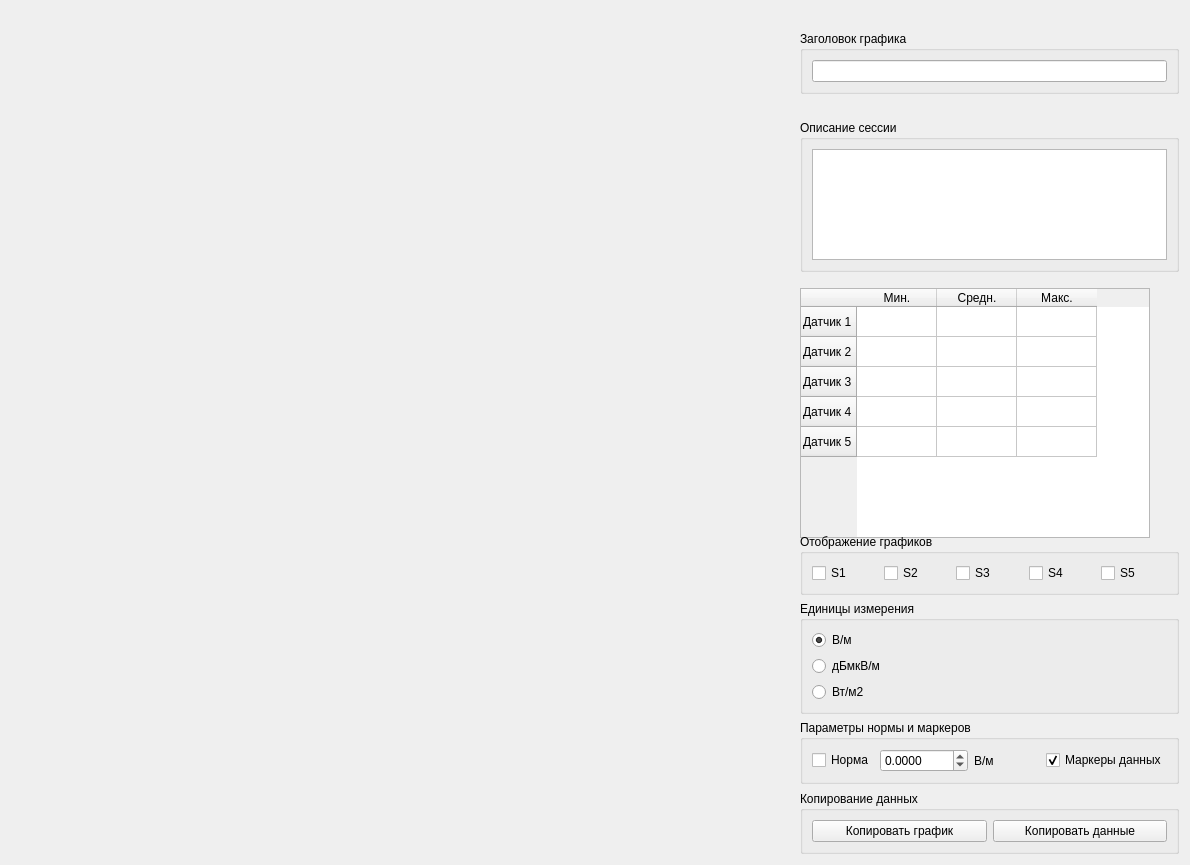
<?xml version="1.0" encoding="UTF-8"?>
<ui version="4.0">
 <class>session_viewer</class>
 <widget class="QWidget" name="session_viewer">
  <property name="geometry">
   <rect>
    <x>0</x>
    <y>0</y>
    <width>1190</width>
    <height>865</height>
   </rect>
  </property>
  <property name="windowTitle">
   <string>Form</string>
  </property>
  <layout class="QHBoxLayout" name="horizontalLayout_3">
   <item>
    <layout class="QVBoxLayout" name="viewer_vertical_layout">
     <item>
      <widget class="CustomPlot" name="viewer_custom_plot" native="true">
       <property name="sizePolicy">
        <sizepolicy hsizetype="Expanding" vsizetype="Preferred">
         <horstretch>0</horstretch>
         <verstretch>0</verstretch>
        </sizepolicy>
       </property>
      </widget>
     </item>
    </layout>
   </item>
   <item>
    <layout class="QVBoxLayout" name="verticalLayout_6">
     <item>
      <layout class="QVBoxLayout" name="verticalLayout_5">
       <item>
        <spacer name="verticalSpacer_2">
         <property name="orientation">
          <enum>Qt::Vertical</enum>
         </property>
         <property name="sizeHint" stdset="0">
          <size>
           <width>20</width>
           <height>40</height>
          </size>
         </property>
        </spacer>
       </item>
       <item>
        <widget class="QGroupBox" name="groupBox_6">
         <property name="title">
          <string>Заголовок графика</string>
         </property>
         <layout class="QVBoxLayout" name="verticalLayout_9">
          <item>
           <widget class="QLineEdit" name="viewer_tittle_line_edit">
            <property name="sizePolicy">
             <sizepolicy hsizetype="Preferred" vsizetype="Fixed">
              <horstretch>0</horstretch>
              <verstretch>0</verstretch>
             </sizepolicy>
            </property>
            <property name="maximumSize">
             <size>
              <width>380</width>
              <height>16777215</height>
             </size>
            </property>
           </widget>
          </item>
         </layout>
        </widget>
       </item>
       <item>
        <spacer name="verticalSpacer_3">
         <property name="orientation">
          <enum>Qt::Vertical</enum>
         </property>
         <property name="sizeHint" stdset="0">
          <size>
           <width>20</width>
           <height>40</height>
          </size>
         </property>
        </spacer>
       </item>
      </layout>
     </item>
     <item>
      <widget class="QGroupBox" name="groupBox">
       <property name="title">
        <string>Описание сессии</string>
       </property>
       <layout class="QVBoxLayout" name="verticalLayout">
        <item>
         <widget class="QTextBrowser" name="session_description_browser">
          <property name="sizePolicy">
           <sizepolicy hsizetype="Minimum" vsizetype="Expanding">
            <horstretch>0</horstretch>
            <verstretch>0</verstretch>
           </sizepolicy>
          </property>
          <property name="maximumSize">
           <size>
            <width>16777215</width>
            <height>150</height>
           </size>
          </property>
         </widget>
        </item>
       </layout>
      </widget>
     </item>
     <item>
      <widget class="QTableWidget" name="viewer_minmax_values_table">
       <property name="sizePolicy">
        <sizepolicy hsizetype="Fixed" vsizetype="Expanding">
         <horstretch>0</horstretch>
         <verstretch>0</verstretch>
        </sizepolicy>
       </property>
       <property name="minimumSize">
        <size>
         <width>350</width>
         <height>250</height>
        </size>
       </property>
       <property name="maximumSize">
        <size>
         <width>350</width>
         <height>230</height>
        </size>
       </property>
       <attribute name="horizontalHeaderMinimumSectionSize">
        <number>30</number>
       </attribute>
       <attribute name="horizontalHeaderDefaultSectionSize">
        <number>80</number>
       </attribute>
       <row>
        <property name="text">
         <string>Датчик 1</string>
        </property>
       </row>
       <row>
        <property name="text">
         <string>Датчик 2</string>
        </property>
       </row>
       <row>
        <property name="text">
         <string>Датчик 3</string>
        </property>
       </row>
       <row>
        <property name="text">
         <string>Датчик 4</string>
        </property>
       </row>
       <row>
        <property name="text">
         <string>Датчик 5</string>
        </property>
       </row>
       <column>
        <property name="text">
         <string>Мин.</string>
        </property>
       </column>
       <column>
        <property name="text">
         <string>Средн.</string>
        </property>
       </column>
       <column>
        <property name="text">
         <string>Макс.</string>
        </property>
       </column>
      </widget>
     </item>
     <item>
      <spacer name="verticalSpacer_4">
       <property name="orientation">
        <enum>Qt::Vertical</enum>
       </property>
       <property name="sizeHint" stdset="0">
        <size>
         <width>20</width>
         <height>40</height>
        </size>
       </property>
      </spacer>
     </item>
     <item>
      <widget class="QGroupBox" name="groupBox_3">
       <property name="title">
        <string>Отображение графиков</string>
       </property>
       <layout class="QHBoxLayout" name="horizontalLayout_2">
        <item>
         <layout class="QHBoxLayout" name="horizontalLayout">
          <item>
           <widget class="QCheckBox" name="s1_legend_checkbox">
            <property name="text">
             <string>S1</string>
            </property>
           </widget>
          </item>
          <item>
           <widget class="QCheckBox" name="checkBos2_legend_checkbox">
            <property name="text">
             <string>S2</string>
            </property>
           </widget>
          </item>
          <item>
           <widget class="QCheckBox" name="s3_legend_checkbox">
            <property name="text">
             <string>S3</string>
            </property>
           </widget>
          </item>
          <item>
           <widget class="QCheckBox" name="s4_legend_checkbox">
            <property name="text">
             <string>S4</string>
            </property>
           </widget>
          </item>
          <item>
           <widget class="QCheckBox" name="s5_legend_checkbox">
            <property name="text">
             <string>S5</string>
            </property>
           </widget>
          </item>
         </layout>
        </item>
       </layout>
      </widget>
     </item>
     <item>
      <widget class="QGroupBox" name="groupBox_2">
       <property name="maximumSize">
        <size>
         <width>380</width>
         <height>16777215</height>
        </size>
       </property>
       <property name="title">
        <string>Единицы измерения</string>
       </property>
       <layout class="QVBoxLayout" name="verticalLayout_3">
        <item>
         <widget class="QRadioButton" name="units_rbutton1">
          <property name="text">
           <string>В/м</string>
          </property>
          <property name="checked">
           <bool>true</bool>
          </property>
         </widget>
        </item>
        <item>
         <widget class="QRadioButton" name="units_rbutton2">
          <property name="text">
           <string>дБмкВ/м</string>
          </property>
          <property name="checked">
           <bool>false</bool>
          </property>
         </widget>
        </item>
        <item>
         <widget class="QRadioButton" name="units_rbutton3">
          <property name="text">
           <string>Вт/м2</string>
          </property>
         </widget>
        </item>
       </layout>
      </widget>
     </item>
     <item>
      <widget class="QGroupBox" name="groupBox_5">
       <property name="title">
        <string>Параметры нормы и маркеров</string>
       </property>
       <layout class="QHBoxLayout" name="horizontalLayout_9">
        <item>
         <widget class="QCheckBox" name="viewer_norma_checkbox">
          <property name="text">
           <string>Норма</string>
          </property>
         </widget>
        </item>
        <item>
         <widget class="QDoubleSpinBox" name="viewer_norma_val_spinbox">
          <property name="decimals">
           <number>4</number>
          </property>
          <property name="minimum">
           <double>-1000.000000000000000</double>
          </property>
          <property name="maximum">
           <double>1000.000000000000000</double>
          </property>
         </widget>
        </item>
        <item>
         <widget class="QLabel" name="viewer_norma_unit_label">
          <property name="text">
           <string>В/м</string>
          </property>
         </widget>
        </item>
        <item>
         <widget class="QLabel" name="label_4">
          <property name="text">
           <string>            </string>
          </property>
         </widget>
        </item>
        <item>
         <widget class="QCheckBox" name="marker_checkbox">
          <property name="text">
           <string>Маркеры данных</string>
          </property>
          <property name="checked">
           <bool>true</bool>
          </property>
         </widget>
        </item>
       </layout>
      </widget>
     </item>
     <item>
      <spacer name="verticalSpacer">
       <property name="orientation">
        <enum>Qt::Vertical</enum>
       </property>
       <property name="sizeHint" stdset="0">
        <size>
         <width>20</width>
         <height>40</height>
        </size>
       </property>
      </spacer>
     </item>
     <item>
      <widget class="QGroupBox" name="groupBox_4">
       <property name="title">
        <string>Копирование данных</string>
       </property>
       <layout class="QHBoxLayout" name="horizontalLayout_8">
        <item>
         <widget class="QPushButton" name="viewer_copy_graph_button">
          <property name="text">
           <string>Копировать график</string>
          </property>
         </widget>
        </item>
        <item>
         <widget class="QPushButton" name="viewer_copy_data_button">
          <property name="text">
           <string>Копировать данные</string>
          </property>
         </widget>
        </item>
       </layout>
      </widget>
     </item>
    </layout>
   </item>
  </layout>
 </widget>
 <customwidgets>
  <customwidget>
   <class>CustomPlot</class>
   <extends>QWidget</extends>
   <header location="global">CustomPlot</header>
   <container>1</container>
  </customwidget>
 </customwidgets>
 <resources/>
 <connections/>
</ui>
